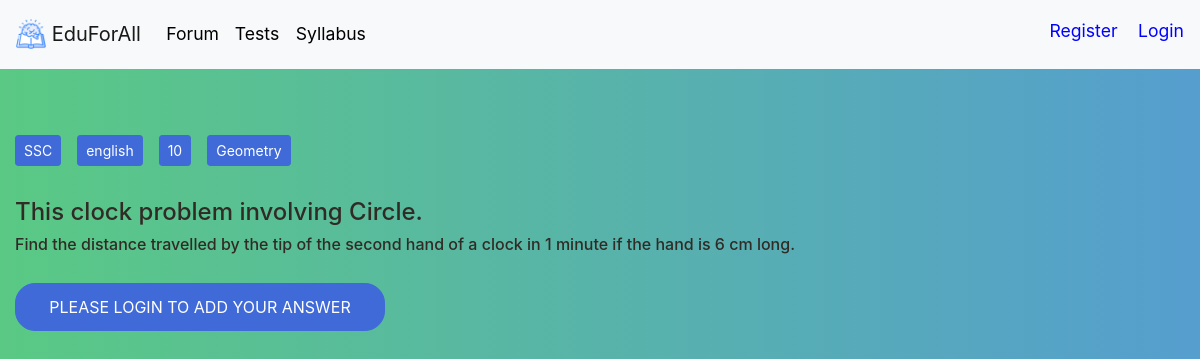
The app's page /forum/question/14, older data.
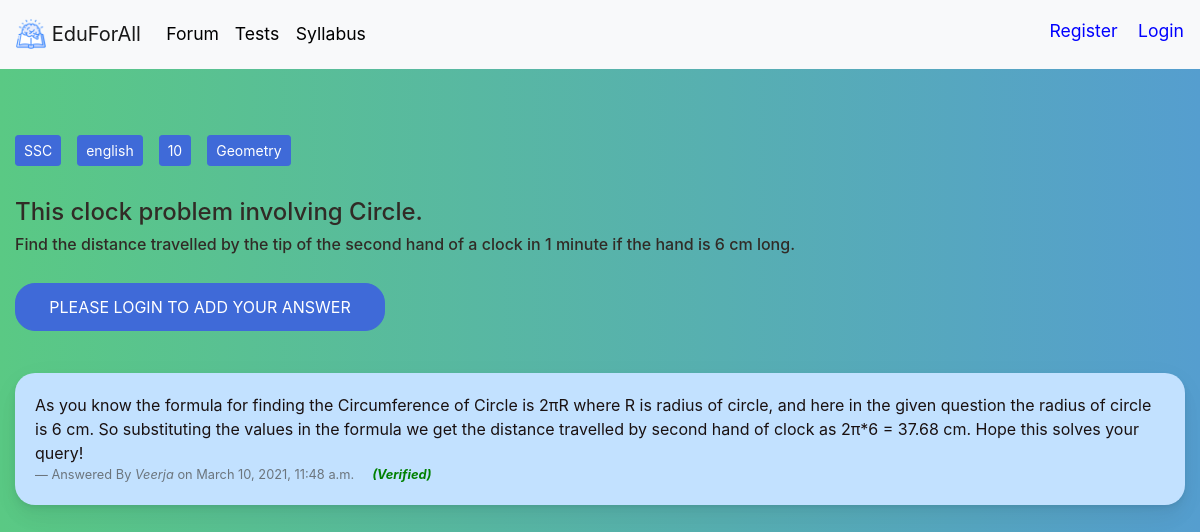
The same page, newer data.
### forum/models.py (models this page shows, shortened)
class answer(models.Model):
    created = models.DateTimeField(auto_now_add=True)
    whichQuestion = models.ForeignKey(question, on_delete=models.CASCADE)
    answerBy = models.ForeignKey(student, on_delete=models.CASCADE)
    body = models.CharField(max_length=30000)
    isCorrect = models.BooleanField(default=False)

class student(models.Model):
    user: OneToOneField = models.OneToOneField(User, on_delete=models.CASCADE)
    acadYear = models.CharField(max_length=100)
    medium = models.CharField(max_length=100)
    board = models.CharField(max_length=100, default="SSC")

### forum/views.py (the view, shortened to what this page needs)
# urls.py: path('question/<int:id>',views.queAns.as_view(),name='queAns'),
class queAns(View):
    def get(self, request, id, template_name='queAns.html'):
        message = {}
        Question = question.objects.filter(id=id)
        Question = Question[0]
        message['question'] = Question
        answers = answer.objects.filter(whichQuestion=Question)
        answers = answers.order_by('-isCorrect', '-created')
        message['answers'] = answers
        return render(request, template_name, message)

### forum/templates/queAns.html (shortened to what this page needs)
{% extends 'base.html' %}
{% load static %}
{% block content %}
<link rel="stylesheet" href="{% static 'all.css' %}">
<link rel="stylesheet" href="{% static 'bt.css' %}">
<link rel="stylesheet" href="{% static 'btb.css' %}">
<link rel="stylesheet" href="{% static 'login.css' %}">
<link rel="stylesheet" href="{% static 'forumLanding.css' %}">
<div class="container-fluid">
    <br>
    <br>
    <br>
    <br>
    <br>
    <br>
</div>
<div class="container-fluid">
    <a class="btn btn-primary btn-sm float-left" style="margin-right: 16px; margin-bottom: 16px" href="" role="button">{{question.board}}</a>
    <a class="btn btn-primary btn-sm float-left" style="margin-right: 16px; margin-bottom: 16px"  href="" role="button">{{question.medium}}</a>
    <a class="btn btn-primary btn-sm float-left" style="margin-right: 16px; margin-bottom: 16px"  href="" role="button">{{question.acadYear}}</a>
    <a class="btn btn-primary btn-sm float-left" style="margin-right: 16px; margin-bottom: 16px"  href="" role="button">{{question.subject}}</a>
    <br>
    <br>
    <br>
</div>
<div class="container-fluid">
    <h4 style="color: #312b26;">{{question.title}}</h4>
    <h6 style="color: #312b26;">{{question.body}}</h6>
    <br>
</div>
{% if user.is_anonymous is False %}
<div class="container">
    <div class="row">
        <div class="mx-auto d-block float-left">
            <div class="card card-signin my-4 mx-auto d-block" style="background-color: #fff; border-radius: 20px; background: linear-gradient(to right, #ebebeb, #f1f1f1);">
                <div class="card-body">
                    <!--<h4 class=" text-center" ><strong>{{question.title}}</strong></h4>
                    <h6 class="text-center" >{{question.body}}</h6>-->
                    <!--<div>
                        <h6>{{error_message}}</h6>
                    </div>-->
                        <form class="form-signin" action="" method="post" style="padding:0.01rem">
                            {% csrf_token %}
                            <label for="body" class="form-label-group">Your Answer</label>
                            <textarea id="body" name="body" rows="10" cols="100"  type="text" class="form-control" style="border-radius: 20px; font-size: 14px;" required></textarea><br>
                            <button class="btn btn-lg btn-primary btn-block text-uppercase" type="submit" name="addAnswer" style="font-size: 1rem;">Add Answer</button>
                        </form>
                </div>
            </div>
        </div>
    </div>
</div>
{% else %}
<div class="col-lg-4">
    <button class="btn btn-primary btn-block text-uppercase" type="submit"
                style="font-size: 1rem; padding: 3%; border-radius: 20px; color:#c2e1ff" href="{% url 'Login' %}"><a href="{% url 'Login' %}" style="color: rgb(255, 255, 255)">Please Login to add your Answer</a></button>
</div>
{% endif %}
<div class="container-fluid" id="answers">
<br>
<br>
    {% for i in answers %}
        <div class="card" style="background-color: #c2e1ff; color: #1a1111;">
            <div class="card-body">
                <blockquote class="blockquote mb-0"  style="font-size:1rem">
                    <p>{{i.body}}</p>
                    <footer class="blockquote-footer">Answered By <cite
                            title="Source Title">{{ i.answerBy.user.first_name}}</cite> on {{i.created}}
                        {% if i.isCorrect %}
                        &nbsp;&nbsp;&nbsp; <span style="color: green; font-style: italic"><strong>(Verified)</strong></span>
                        {% endif %}
                        </footer>
                </blockquote>
            </div>
        </div>
    <br>
    {% endfor %}
</div>
{% endblock %}

Row changes from the older to the newer data that the page shows:
added answer: body "As you know the formula for finding the Circumference of Circle is 2πR where R is radius of circle, and here in the given question the radius of circle is 6 cm. So substituting the values in the formula we get the distance travelled by second hand of clock as 2π*6 = 37.68 cm. Hope this solves your query!", answerBy.user.first_name "Veerja", created "March 10, 2021, 11:48 a.m.", isCorrect "(Verified)"
